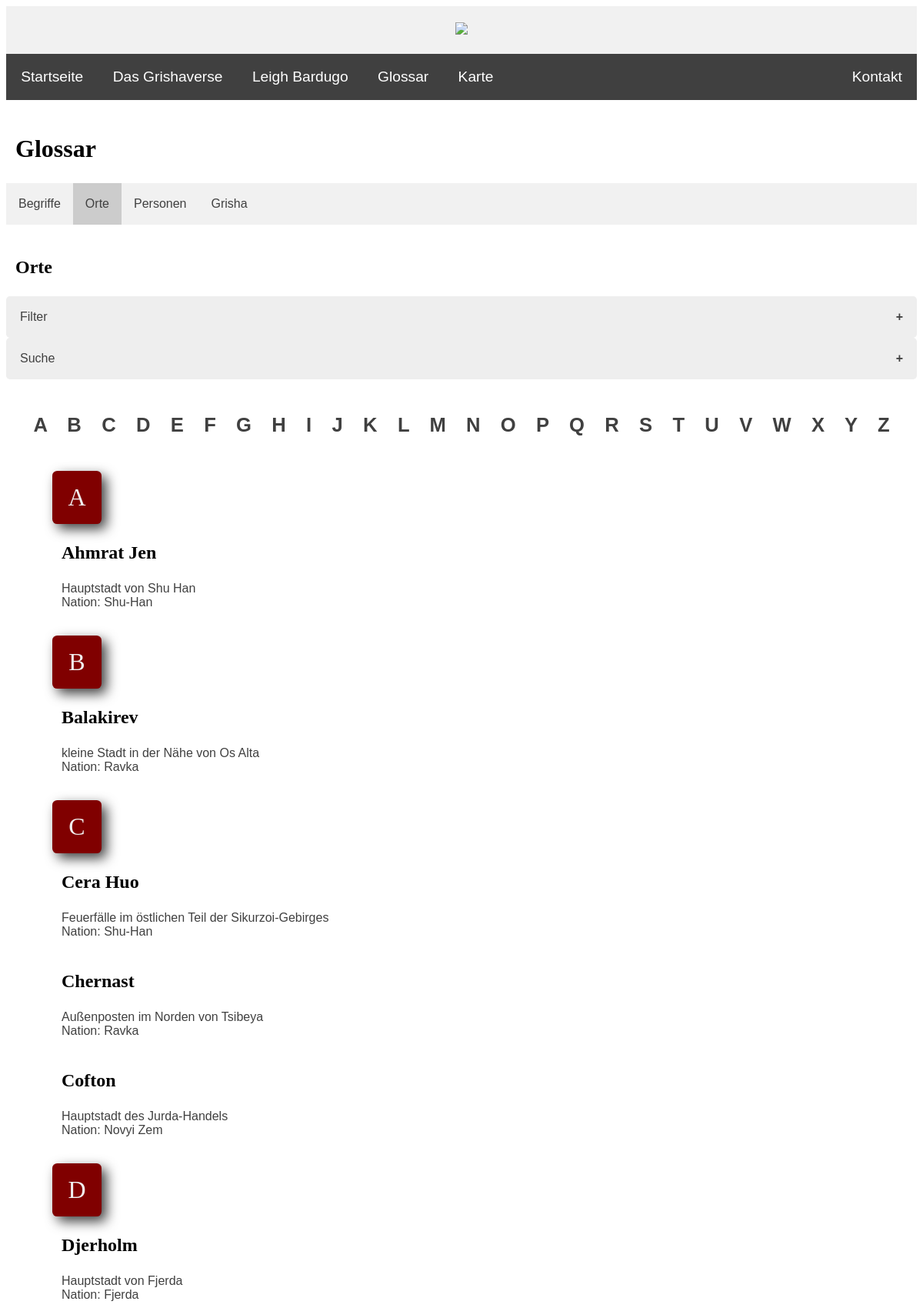
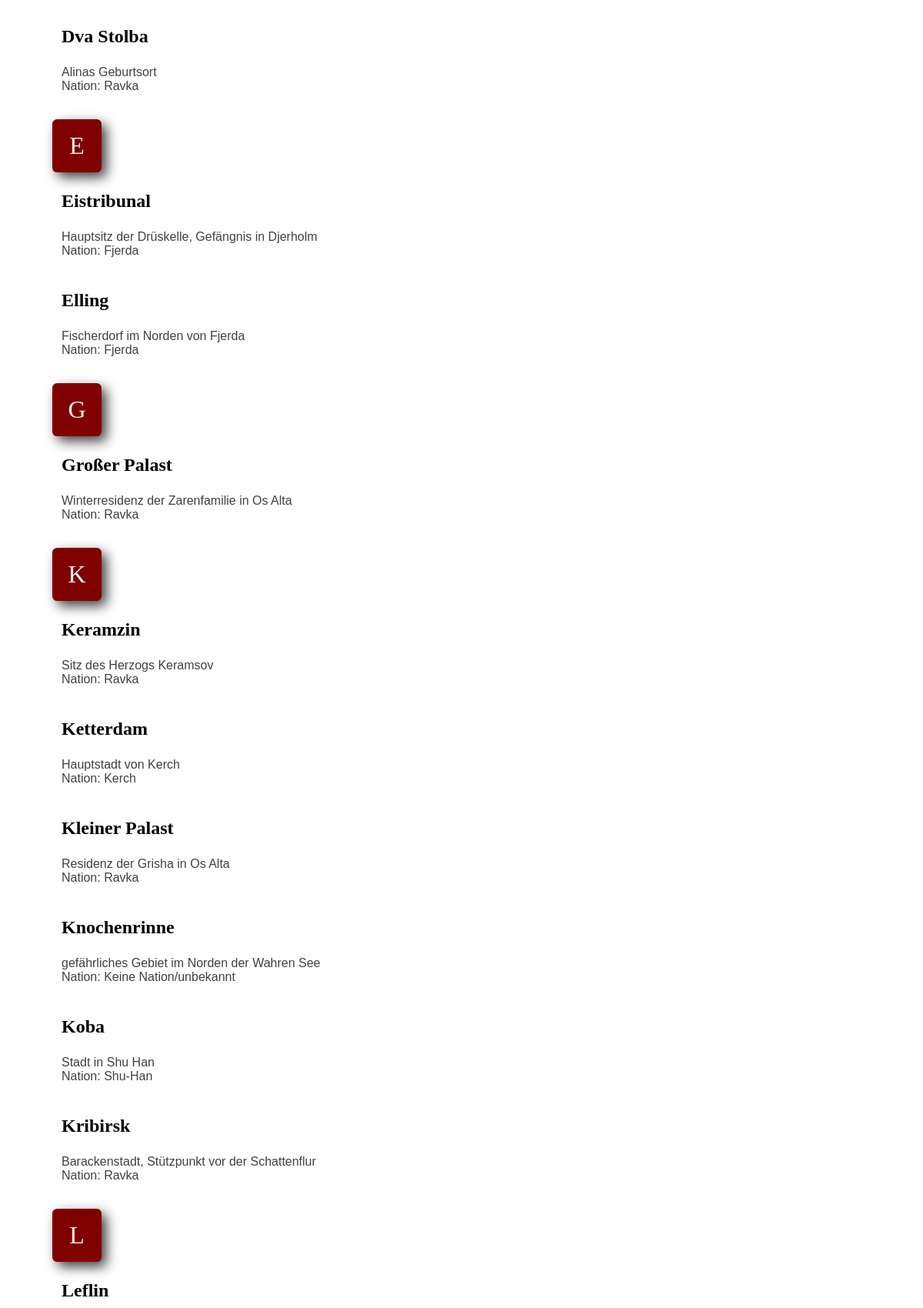
/PHP/glossary_orte.php (upper part), run on the app's committed database (2 pictures, top to bottom).
### tables this page shows
CREATE TABLE `schauplaetze` (
  `ID` int(10) NOT NULL,
  `name` text NOT NULL,
  `nation` int(10) NOT NULL,
  `beschreibung` text DEFAULT NULL
);

CREATE TABLE `nationen` (
  `ID` int(10) NOT NULL,
  `name` text NOT NULL
);

### PHP/glossary_orte.php (the view, shortened to what this page needs)
<?php
include ("header.inc.php");
include ("navbar.inc.php");
$configs = include("config.inc.php");
?>
    <div>
        <h2>Glossar</h2>
    </div>
    <div class="glossary-nav">
        <ul>
            <li><a href="glossary_begriffe.php">Begriffe</a></li>
            <li><a href="glossary_orte.php" class="active">Orte</a></li>
            <li><a href="glossary_personen.php">Personen</a></li>
            <li><a href="glossary_grisha.php">Grisha</a></li>
        </ul>
    </div>
    <br>
    <div><h3>Orte</h3></div>
    <button class="accordion">Filter</button>
    <button class="accordion">Suche</button>
    <br>
    <?php
    $alph = array("A", "B", "C", "D", "E", "F", "G", "H", "I", "J", "K", "L", "M", "N", "O", "P", "Q", "R", "S", "T", "U", "V", "W", "X", "Y", "Z");
        echo
        "<div class='letters-bg'>
            <strong>
                <a class='link' href='#orte_letter-A'>A</a> <a class='link' href='#orte_letter-B'>B</a> <a class='link' href='#orte_letter-C'>C</a>
                <a class='link' href='#orte_letter-D'>D</a> <a class='link' href='#orte_letter-E'>E</a> <a class='link' href='#orte_letter-F'>F</a>
                <a class='link' href='#orte_letter-G'>G</a> <a class='link' href='#orte_letter-H'>H</a> <a class='link' href='#orte_letter-I'>I</a>
                <a class='link' href='#orte_letter-J'>J</a> <a class='link' href='#orte_letter-K'>K</a> <a class='link' href='#orte_letter-L'>L</a>
                <a class='link' href='#orte_letter-M'>M</a> <a class='link' href='#orte_letter-N'>N</a> <a class='link' href='#orte_letter-O'>O</a>
                <a class='link' href='#orte_letter-P'>P</a> <a class='link' href='#orte_letter-Q'>Q</a> <a class='link' href='#orte_letter-R'>R</a>
                <a class='link' href='#orte_letter-S'>S</a> <a class='link' href='#orte_letter-T'>T</a> <a class='link' href='#orte_letter-U'>U</a>
                <a class='link' href='#orte_letter-V'>V</a> <a class='link' href='#orte_letter-W'>W</a> <a class='link' href='#orte_letter-X'>X</a>
                <a class='link' href='#orte_letter-Y'>Y</a> <a class='link' href='#orte_letter-Z'>Z</a>
            </strong>
        </div>
        <br>";
        foreach ($alph as $i){
            $result = mysqli_query($conn, "SELECT schauplaetze.name, schauplaetze.beschreibung,
            nationen.name AS nation
            FROM schauplaetze
            JOIN nationen on schauplaetze.nation = nationen.ID
            WHERE schauplaetze.name LIKE '$i%'                                                           /* beginnt mit dem entsprechenden Buchstaben */
            ORDER BY schauplaetze.name ASC");
            if (mysqli_num_rows($result) >= 1) {
                echo "<div id='orte_letter-$i' class='big-letter'>" . $i . "</div>";
            }
            echo "<div class='glossary-bg'><ul>";
            while ($j = mysqli_fetch_assoc($result)) {
                echo "<li><h3>" . $j["name"] . "</h3>";
                if ($j["beschreibung"]) {
                    echo $j["beschreibung"] . "<br>";
                }
                echo "Nation: " . $j["nation"] . "<br><br>";
            }
            echo "</li></ul></div>";
        }
        echo "<br>";
    ?>
<?php include ("footer.inc.php"); ?>

### CSS/style.css (style rules this page uses)
body { background-color: white; font-family: 'Helvetica', 'Verdana', sans-serif; font-size: 100%; color: #404040; }
h2 { font-family: 'Garamond', 'Georgia', serif; font-size: 2em; color: black; margin-left: 12px; }
h3 { font-family: 'Garamond', 'Georgia', serif; font-size: 1.5em; color: black; margin-left: 12px; }
a.link:link { text-decoration: none; color: #404040; }
button { background-color: #f1f1f1; border: 0.3em #404040; border-radius: 0.3em; padding: 0.7em 1.3em; text-align: center; color: black; font-family: 'Helvetica', 'Verdana', sans-serif; font-size: 1em; cursor: pointer; }

### CSS/slideshow.css (style rules this page uses)
* { box-sizing:border-box }
.active, .dot:hover { background-color: #404040; }

### CSS/glossary.css (style rules this page uses)
.glossary-nav ul { background-color: #f1f1f1; list-style-type: none; margin: 0; padding: 0; overflow: hidden; transition: 0.4s; }
.glossary-nav ul li { float: left; }
.glossary-nav ul li a { display: block; color: #404040; text-align: center; padding: 18px 16px; text-decoration: none; }
.glossary-nav .active { background-color: #ccc; color: #404040; }
.accordion { background-color: #eee; color: #404040; cursor: pointer; padding: 18px; width: 100%; text-align: left; border: none; outline: none; transition: 0.4s; }
.active, .accordion:hover { background-color: #ccc; color: #404040; }
.accordion:after { content: "\002B"; color: #404040; font-weight: bold; float: right; margin-left: 5px; }
.big-letter { background: #800000; border-radius: 0.2em; margin: 12px 0 0 60px; padding: 0.5em 0.5em; display: block; width: 2em; text-align: center; font-family: 'Garamond', 'Georgia', serif;; font-size: 2em; color: #f1f1f1; box-shadow: 0.2em 0.2em 0.5em #404040; }
.letters-bg { position: sticky; top: 0; background-color: white; margin: 12px 0 0 0; padding: 0.5em 1.1em; text-align: center; font-size: 1.6em; word-spacing: 0.75em; line-height: 1.3em; }
.glossary-bg { margin-left: 16px; }
.glossary-bg ul { list-style-type: none; margin-left: 16px; }
.glossary-bg ul h3 { margin-left: 0; }

### data on the page
schauplaetze: name "Ahmrat Jen", beschreibung "Hauptstadt von Shu Han", nationen.name "Shu-Han"
schauplaetze: name "Balakirev", beschreibung "kleine Stadt in der Nähe von Os Alta", nationen.name "Ravka"
schauplaetze: name "Cera Huo", beschreibung "Feuerfälle im östlichen Teil der Sikurzoi-Gebirges", nationen.name "Shu-Han"
schauplaetze: name "Chernast", beschreibung "Außenposten im Norden von Tsibeya", nationen.name "Ravka"
schauplaetze: name "Cofton", beschreibung "Hauptstadt des Jurda-Handels", nationen.name "Novyi Zem"
schauplaetze: name "Djerholm", beschreibung "Hauptstadt von Fjerda", nationen.name "Fjerda"
schauplaetze: name "Dva Stolba", beschreibung "Alinas Geburtsort", nationen.name "Ravka"
schauplaetze: name "Eistribunal", beschreibung "Hauptsitz der Drüskelle, Gefängnis in Djerholm", nationen.name "Fjerda"
schauplaetze: name "Elling", beschreibung "Fischerdorf im Norden von Fjerda", nationen.name "Fjerda"
schauplaetze: name "Großer Palast", beschreibung "Winterresidenz der Zarenfamilie in Os Alta", nationen.name "Ravka"
schauplaetze: name "Keramzin", beschreibung "Sitz des Herzogs Keramsov", nationen.name "Ravka"
schauplaetze: name "Ketterdam", beschreibung "Hauptstadt von Kerch", nationen.name "Kerch"
schauplaetze: name "Kleiner Palast", beschreibung "Residenz der Grisha in Os Alta", nationen.name "Ravka"
schauplaetze: name "Knochenrinne", beschreibung "gefährliches Gebiet im Norden der Wahren See", nationen.name "Keine Nation/unbekannt"
schauplaetze: name "Koba", beschreibung "Stadt in Shu Han", nationen.name "Shu-Han"
schauplaetze: name "Kribirsk", beschreibung "Barackenstadt, Stützpunkt vor der Schattenflur", nationen.name "Ravka"
schauplaetze: name "Leflin"

### other printed values
$i "A"
$i "B"
$i "C"
$i "D"
$i "E"
$i "G"
$i "K"
$i "L"
